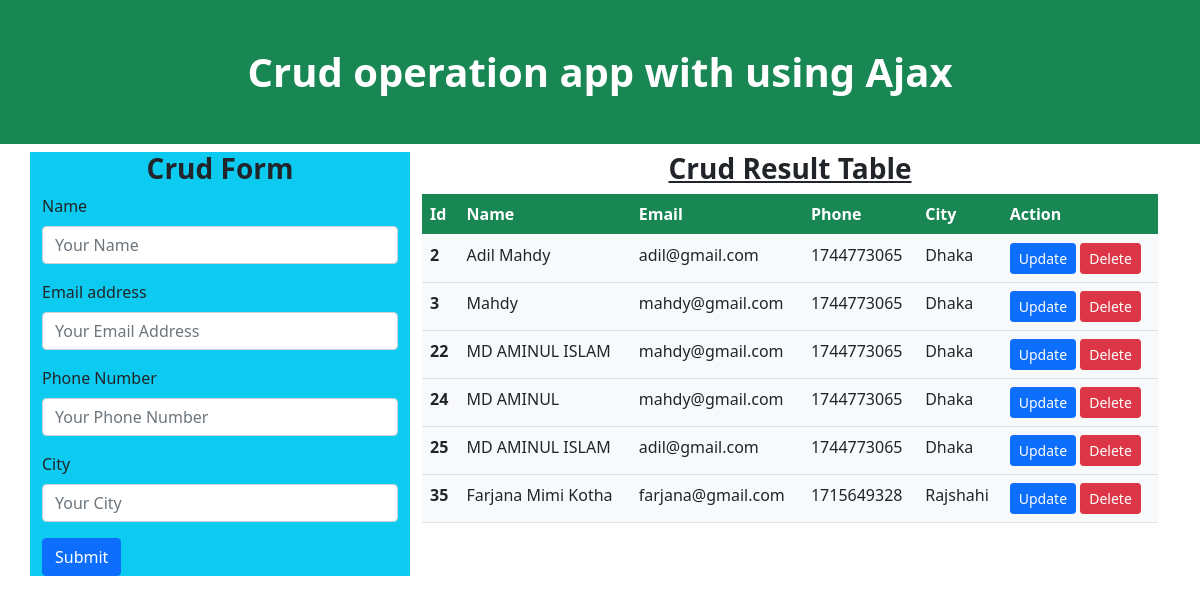
The page / on the database its author committed.
### AjaxApp/models.py (models this page shows, shortened)
class Crud(models.Model):
    name = models.CharField( max_length=100)
    email = models.EmailField()
    phone = models.CharField(max_length=50)
    city = models.CharField(max_length=100)

### AjaxApp/views.py (the view, shortened to what this page needs)
# urls.py: path('', Home, name='home'),
def Home(request):
    Cruddata = Crud.objects.all().order_by('id')
    context = {
        'data': Cruddata
    }
    return render(request, 'home.html', context)

### Templates/home.html (shortened to what this page needs)
<!doctype html>
<html lang="en">
  <head>
    <link href="https://cdn.jsdelivr.net/npm/bootstrap@5.0.2/dist/css/bootstrap.min.css" rel="stylesheet">
  </head>
  <body>
    <h1 class="text-center p-5 bg-success text-white fw-bolder" >Crud operation app with using Ajax</h1>
    <div class="container">
        <div class="row">
            <div class="col-6 col-md-4 col-sm-12 bg-info">
                <h3 class="text-center fw-bold">Crud Form</h3>
                <div>
                <form method="POST" id="CrudForm">
                    <div class="mb-3">
                        <label for="name" class="form-label">Name</label>
                        <input type="text" name="name" class="form-control" id="name" placeholder="Your Name">
                      </div>
                    <div class="mb-3">
                      <label for="email" class="form-label">Email address</label>
                      <input type="email" name="email" class="form-control" id="email" aria-describedby="emailHelp" placeholder="Your Email Address">
                    </div>
                    <div class="mb-3">
                      <label for="phoneNumber" class="form-label">Phone Number</label>
                      <input type="text" name="phone" class="form-control" id="phone" placeholder="Your Phone Number">
                    </div>
                    <div class="mb-3">
                        <label for="city" class="form-label">City</label>
                        <input type="text" name="city" class="form-control" id="city" placeholder="Your City">
                    </div>
                    <button type="submit" class="btn btn-primary">Submit</button>
                  </form>
                </div>
            </div>
            <div class="col-6 col-md-8 col-sm-12">
                <h3 class="text-center text-decoration-underline fw-bold">Crud Result Table</h3>
                <table class="table table-hover" id="usertable">
                    <thead>
                      <tr class="bg-success text-white">
                        <th scope="col">Id</th>
                        <th scope="col">Name</th>
                        <th scope="col">Email</th>
                        <th scope="col">Phone</th>
                        <th scope="col">City</th>
                        <th scope="col">Action</th>
                      </tr>
                    </thead>
                    <tbody class="bg-light">
                      {% if data %}
                      {% for data in data %}
                      <tr id="user__info_{{data.id}}">
                        <th scope="row" class="user_id">{{data.id}}</th>
                        <td class="user_name">{{data.name}}</td>
                        <td class="user_email">{{data.email}}</td>
                        <td class="user_phone">{{data.phone}}</td>
                        <td class="city">{{data.city}}</td>
                        <td><button type="button" class="btn btn-primary btn-sm" onclick="userinfo_update({{data.id}})" data-bs-toggle="modal" data-bs-target="#exampleModal">
                          Update
                        </button>
                        <a type="button" class="btn btn-danger btn-sm" href="{% url 'AjaxApp:delete' pk=data.id %}">Delete</a>
                      </td>
                      </tr>
                      {% endfor %}
                      {% endif %}
                    </tbody>
                  </table>
            </div>
        </div>
    </div>
  </body>
</html>

### rows shown on the page
Crud: id "2", name "Adil Mahdy", email "adil@gmail.com", phone "1744773065", city "Dhaka"
Crud: id "3", name "Mahdy", email "mahdy@gmail.com", phone "1744773065", city "Dhaka"
Crud: id "22", name "MD AMINUL ISLAM", email "mahdy@gmail.com", phone "1744773065", city "Dhaka"
Crud: id "24", name "MD AMINUL", email "mahdy@gmail.com", phone "1744773065", city "Dhaka"
Crud: id "25", name "MD AMINUL ISLAM", email "adil@gmail.com", phone "1744773065", city "Dhaka"
Crud: id "35", name "Farjana Mimi Kotha", email "farjana@gmail.com", phone "1715649328", city "Rajshahi"
